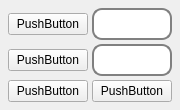
<?xml version="1.0" encoding="UTF-8"?>
<ui version="4.0">
 <class>Form</class>
 <widget class="QWidget" name="Form">
  <property name="geometry">
   <rect>
    <x>0</x>
    <y>0</y>
    <width>170</width>
    <height>107</height>
   </rect>
  </property>
  <property name="windowTitle">
   <string>Form</string>
  </property>
  <property name="windowOpacity">
   <double>0.900000000000000</double>
  </property>
  <layout class="QGridLayout" name="gridLayout">
   <property name="leftMargin">
    <number>8</number>
   </property>
   <property name="topMargin">
    <number>8</number>
   </property>
   <property name="rightMargin">
    <number>8</number>
   </property>
   <property name="bottomMargin">
    <number>8</number>
   </property>
   <property name="spacing">
    <number>4</number>
   </property>
   <item row="0" column="0">
    <widget class="PenetrateAnimatedButton" name="work_button">
     <property name="focusPolicy">
      <enum>Qt::NoFocus</enum>
     </property>
     <property name="text">
      <string>PushButton</string>
     </property>
    </widget>
   </item>
   <item row="0" column="1">
    <widget class="PenetrateLineEdit" name="work_edit">
     <property name="styleSheet">
      <string notr="true">border: 2px solid gray;
padding: 6px;
border-radius: 10px;</string>
     </property>
     <property name="text">
      <string/>
     </property>
    </widget>
   </item>
   <item row="1" column="0">
    <widget class="PenetrateAnimatedButton" name="relax_button">
     <property name="focusPolicy">
      <enum>Qt::NoFocus</enum>
     </property>
     <property name="text">
      <string>PushButton</string>
     </property>
    </widget>
   </item>
   <item row="1" column="1">
    <widget class="PenetrateLineEdit" name="relax_edit">
     <property name="styleSheet">
      <string notr="true">border: 2px solid gray;
padding: 6px;
border-radius: 10px;</string>
     </property>
    </widget>
   </item>
   <item row="2" column="0">
    <widget class="PenetrateAnimatedButton" name="stop_button">
     <property name="focusPolicy">
      <enum>Qt::NoFocus</enum>
     </property>
     <property name="text">
      <string>PushButton</string>
     </property>
    </widget>
   </item>
   <item row="2" column="1">
    <widget class="PenetrateAnimatedButton" name="clear_button">
     <property name="focusPolicy">
      <enum>Qt::NoFocus</enum>
     </property>
     <property name="text">
      <string>PushButton</string>
     </property>
    </widget>
   </item>
  </layout>
 </widget>
 <customwidgets>
  <customwidget>
   <class>PenetrateAnimatedButton</class>
   <extends>QPushButton</extends>
   <header>customwidgets</header>
  </customwidget>
  <customwidget>
   <class>PenetrateLineEdit</class>
   <extends>QLineEdit</extends>
   <header>customwidgets</header>
  </customwidget>
 </customwidgets>
 <resources/>
 <connections/>
</ui>
